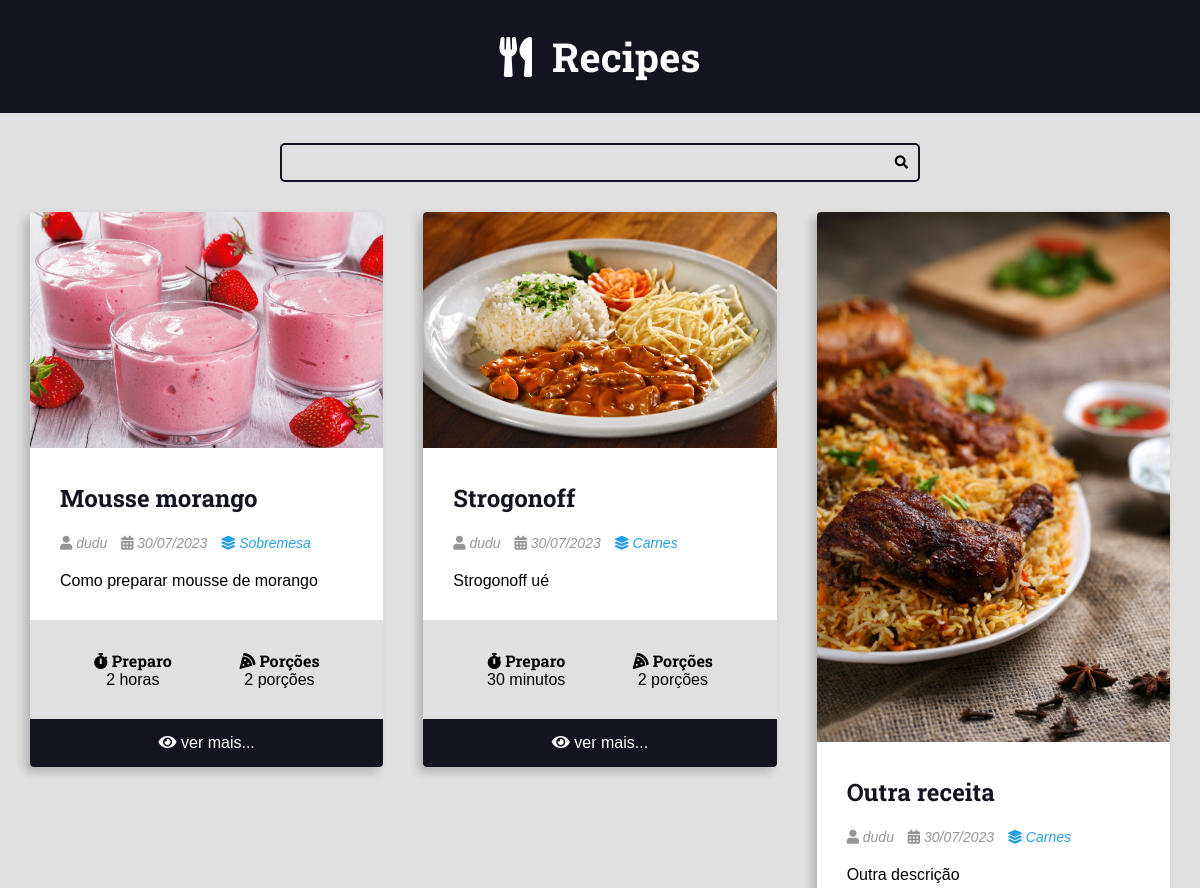
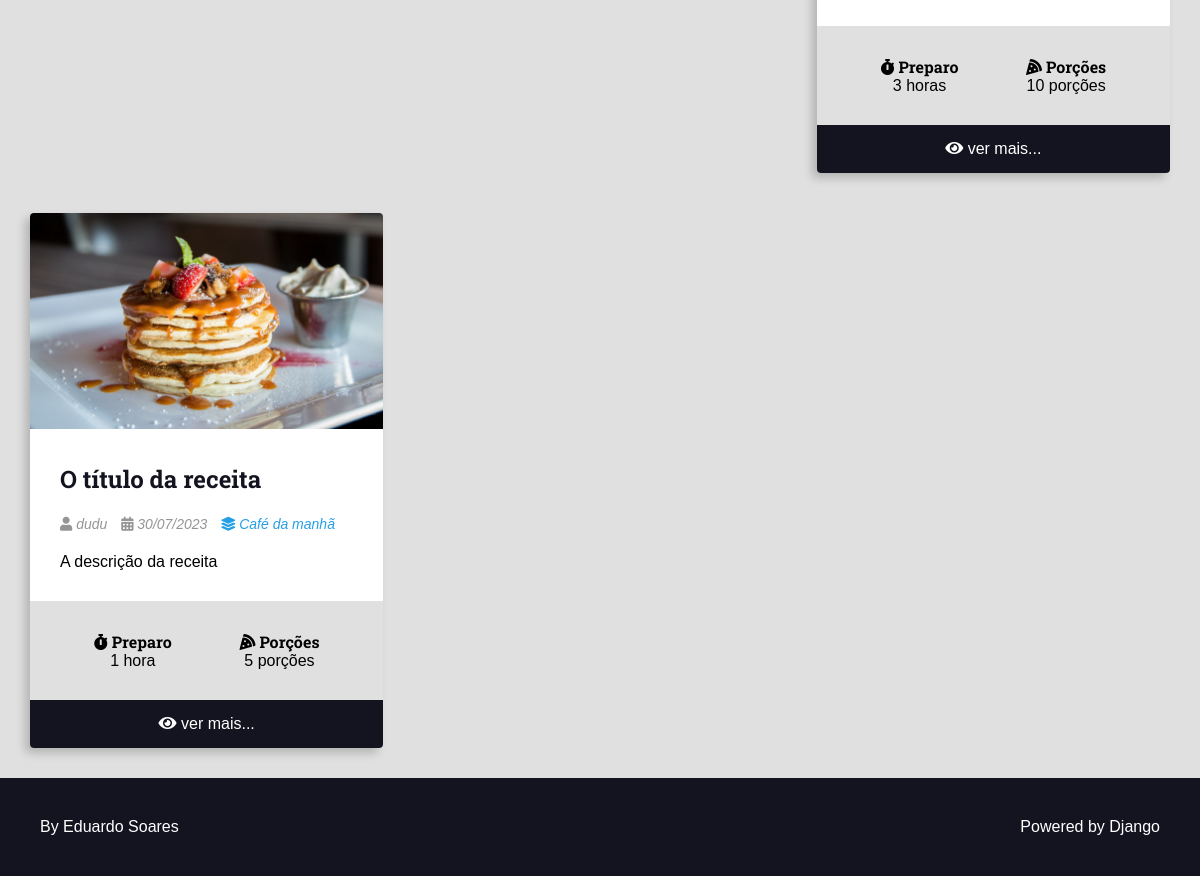
The page / on the database its author committed (2 pictures, top to bottom).
### recipes/models.py (models this page shows, shortened)
class Recipe(models.Model):
    title = models.CharField( max_length=65)
    description = models.CharField( max_length=165)
    slug = models.SlugField(unique=True)
    preparation_time = models.IntegerField()
    preparation_time_unit = models.CharField(max_length=65)
    servings = models.IntegerField()
    servings_unit = models.CharField(max_length=65)
    preparation_steps = models.TextField()
    preparation_steps_is_html = models.BooleanField(default=False)
    created_at = models.DateTimeField(auto_now_add=True)
    updated_at = models.DateTimeField(auto_now=True)
    is_published = models.BooleanField(default=False)
    cover = models.ImageField(upload_to='recipes/covers/%Y/%m/%d/', blank=True, default='') #permitir envio sem imagem
    category = models.ForeignKey(
        Category, on_delete=models.SET_NULL, null = True,
        blank=True, default=None,
    )
    author = models.ForeignKey(
        User, on_delete=models.SET_NULL, null = True
    )

class Category(models.Model):
    nome = models.CharField( max_length=65)

### recipes/views.py (the view)
# urls.py: 2. Add a URL to urlpatterns:  path('', views.home, name='home')
def home(request):
    recipes = Recipe.objects.filter(
        is_published = True
    ).order_by('-id')
    try:
        current_page = int(request.GET.get('page', 1))
    except ValueError:
        current_page = 1
    paginator = Paginator(recipes,2) #duas receitas por pagina
    page_obj = paginator.get_page(current_page)
    pagination_range = make_pagination_range(
        paginator.page_range,
        4,
        current_page
    )
    return render(request, 'recipes/pages/home.html', context={
        'recipes' : recipes,
    })

### recipes/templates/recipes/pages/home.html (shortened to what this page needs)
{% extends 'global/base.html' %}
{% block content %}
<div class="main-content main-content-list container">
    {% for recipe in recipes %}
        {% include 'recipes/partials/recipe.html' %}
    {% endfor %}
</div>
{% endblock content %}

### base_templates/global/base.html (shortened to what this page needs)
{% load static %}
<!DOCTYPE html>
<html lang="pt-BR">
<head>
    {%include 'global/partials/head.html'%}
</head>
<body>
    {% include 'global/partials/header.html' %}
    {% include 'global/partials/search.html' %}
    <main class="main-content-container">
        {% block content %}{% endblock content %}
    </main>
    {% include 'global/partials/footer.html' %}
</body>
</html>

### base_templates/global/partials/head.html (shortened to what this page needs)
<link rel="stylesheet" href="https://cdnjs.cloudflare.com/ajax/libs/font-awesome/5.15.4/css/all.min.css" />
<link rel="stylesheet" href="https://cdnjs.cloudflare.com/ajax/libs/font-awesome/5.15.4/css/brands.min.css" />
<link rel="stylesheet" href="https://cdnjs.cloudflare.com/ajax/libs/font-awesome/5.15.4/css/solid.min.css" />
{% load static %}
<link rel="stylesheet" href= "{% static 'global/css/styles.css' %}" >

### base_templates/global/partials/header.html
<header class="main-header-container">
    <div class="main-header container">
        <h1>
            <a href="{% url 'recipes:home' %}" class="main-logo">
                <i class="fas fa-utensils main-logo-icon"></i><span>Recipes</span>
            </a>
        </h1>
    </div>
</header>

### base_templates/global/partials/search.html
<div class="search-container">
    <div class="container">
        <form action="{% url 'recipes:search' %}" method="GET" class="search-form">
            <input type="search" class="search-input" name="q" value="{{search_term}}" required>
            <button type="submit" class="search-button"><i class="fas fa-search"></i></button>
        </form>
    </div>
</div>

### recipes/templates/recipes/partials/recipe.html (shortened to what this page needs)
<div class="recipe recipe-list-item">
    {% if recipe.cover %}
        <div class="recipe-cover">
            <img src="{{recipe.cover.url}}" alt="Temporário">
        </div>
    {% endif %}
    <div class="recipe-title-container">
        <h2 class="recipe-title">
            <a href="{% url 'recipes:recipe' recipe.id %}">
                {{ recipe.title }}
            </a>
        </h2>
    </div>
    <div class="recipe-author">
        {% if recipe.author is not None %}
            <span class="recipe-author-item">
                <i class="fas fa-user"></i>
                {% if recipe.author.first_name %}
                    {{ recipe.author.first_name}} {{ recipe.author.last_name}}
                {% else %}
                    {{ recipe.author.username}}
                {% endif %}
            </span>
        {% endif %}
        <span class="recipe-author-item">
            <i class="fas fa-calendar-alt"></i>
            {{recipe.created_at|date:"d/m/Y"}}
        </span>
        {% if recipe.category is not None %}
            <span class="recipe-author-item">
                <a href="{% url 'recipes:category' recipe.category.id %}">
                    <i class="fas fa-layer-group"></i>
                    <span> {{ recipe.category.nome }} </span>
                </a>
            </span>
        {% endif %}
    </div>
    <div class="recipe-content">
        <p>
            {{recipe.description}}
        </p>
    </div>
    <div class="recipe-meta-container">
        <div class="recipe-meta recipe-preparation">
            <h3 class="recipe-meta-title"><i class="fas fa-stopwatch"></i> Preparo</h3>
            <div class="recipe-meta-text">
                {{recipe.preparation_time}} {{recipe.preparation_time_unit}}
            </div>
        </div>
        <div class="recipe-meta recipe-servings">
            <h3 class="recipe-meta-title"><i class="fas fa-pizza-slice"></i> Porções</h3>
            <div class="recipe-meta-text">
                {{recipe.servings}} {{recipe.servings_unit}}
            </div>
        </div>
    </div>
    {% if is_detail_page is not True%}
        <footer class="recipe-footer">
            <a class="recipe-read-more button button-dark button-full-width" href=" {% url 'recipes:recipe' recipe.id %} ">
                <i class="fas fa-eye"></i>
                <span>ver mais...</span>
            </a>
        </footer>
    {% endif %}
</div>

### base_templates/global/partials/footer.html
<footer class="main-footer">
    <div class="developer">
      <a href="https://www.otaviomiranda.com.br/" target="_blank" rel="noreferrer noopener">By Eduardo Soares</a>
    </div>
    <div class="powered">
      <a href="https://www.djangoproject.com/" target="_blank" rel="noreferrer noopener">Powered by Django</a>
    </div>
</footer>

### base_static/global/css/styles.css (style rules this page uses)
:root { --color-primary: #269fe6; --color-primary-hover: #2086c2; --color-primary-dark: #13141f; --color-primary-dark-hover: #212336; --color-primary-light: #d4ecfa; --color-primary-light-hover: #bdd8e7; --color-white: #fff; --color-black: #000; --color-dark-text: #444; --color-info-light: #cce5ff; --color-debug-light: #cce5ff; --color-success-light: #d4edda; --color-alert-light: #fff3cd; --color-warning-light: #fff3cd; --color-error-light: #f8d7da; --color-info-dark: #4d86c4; --color-debug-dark: #4d86c4; --color-success-dark: #4a9c5d; --color-alert-dark: #927f40; --color-warning-dark: #927f40; --color-error-dark: #da525d; --color-gray-0: #f9f9f9; --color-gray-1: #e0e0e0; --color-gray-2: #c7c7c7; --color-gray-3: #aeaeae; --color-gray-4: #959595; --color-gray-5: #7d7d7d; --color-gray-6: #646464; --color-gray-7: #4b4b4b; --color-gray-8: #323232; --color-gray-9: #191919; --font-primary: sans-serif; --font-headings: 'Roboto Slab', serif; --spacing-gutter-medium: 3rem; --spacing-gutter-large: 4rem; }
* { margin: 0; padding: 0; box-sizing: border-box; }
html { font-size: 62.5%; }
body { font-size: 1.6rem; font-family: var(--font-primary); background: var(--color-gray-1); }
h1,h2,h3,h4,h5,h6 { font-family: var(--font-headings); }
.container { max-width: 144rem; display: block; margin: auto; padding: var(--spacing-gutter-medium) ; }
.main-header-container { background: var(--color-primary-dark); }
.main-logo { font-size: 4rem; color: var(--color-white); text-decoration: none; display: flex; justify-content: center; align-items: center; width: fit-content; margin: auto; }
.main-logo-icon { margin-right: 2rem; }
.search-form { border: 2px solid var(--color-primary-dark); border-radius: 5px; max-width: 64rem; margin: auto; position: relative; transition: all 300ms ease-in-out; }
.search-input,.search-button { border: none; background: none; outline: none; padding: 1rem; transition: all 300ms ease-in-out; }
.search-input { width: 100%; padding-right: 3rem; }
.search-button { position: absolute; top: 0; right: 0; }
.main-content { padding-top: 0; }
.main-content-list { display: grid; grid-template-columns: repeat(auto-fit, minmax(340px, 1fr)); gap: var(--spacing-gutter-large); }
.recipe { background: var(--color-white); box-shadow: -5px 5px 10px rgba(0, 0, 0, .2); transform: scale(1); transition: all 300ms ease-in-out; border-radius: .4rem; overflow: hidden; }
.recipe img { max-width: 100%; }
.recipe-list-item { max-width: 64rem; height: fit-content; }
.recipe-title-container { padding: var(--spacing-gutter-medium); padding-bottom: 2rem; }
.recipe-title-container a { text-decoration: none; color: var(--color-primary-dark); }
.recipe-author { padding: 0 var(--spacing-gutter-medium); }
.recipe-content { padding: var(--spacing-gutter-medium); padding-top: 2rem; }
.recipe-author-item { color: var(--color-gray-4); margin-right: 1rem; font-style: italic; font-size: 1.4rem; }
.recipe-author a { color: var(--color-primary); transition: all 300ms ease-in-out; text-decoration: none; }
.recipe-meta-container { display: flex; flex-flow: row wrap; padding: var(--spacing-gutter-medium); background: var(--color-gray-1); }
.recipe-meta { display: flex; flex-flow: column nowrap; flex-shrink: 1; flex-grow: 1; text-align: center; }
.recipe-meta-title { font-size: 1.6rem; }
.recipe-footer a { background: var(--color-primary-dark); display: block; color: var(--color-white); text-decoration: none; text-align: center; padding: 1.5rem var(--spacing-gutter-medium); transition: all 300ms ease-in-out; }
.main-footer { display: flex; align-items: center; justify-content: space-between; background: var(--color-primary-dark); color: var(--color-white); padding: var(--spacing-gutter-large); }
.main-footer a { color: var(--color-white); text-decoration: none; transition: all 300ms ease-in-out; }

### rows shown on the page
Recipe: cover (picture), title "Mousse morango", author.username "dudu", created_at "30/07/2023", category.nome "Sobremesa", description "Como preparar mousse de morango", preparation_time "2", preparation_time_unit "horas", servings "2", servings_unit "porções"
Recipe: cover (picture), title "Strogonoff", author.username "dudu", created_at "30/07/2023", category.nome "Carnes", description "Strogonoff ué", preparation_time "30", preparation_time_unit "minutos", servings "2", servings_unit "porções"
Recipe: cover (picture), title "Outra receita", author.username "dudu", created_at "30/07/2023", category.nome "Carnes", description "Outra descrição", preparation_time "3", preparation_time_unit "horas", servings "10", servings_unit "porções"
Recipe: cover (picture), title "O título da receita", author.username "dudu", created_at "30/07/2023", category.nome "Café da manhã", description "A descrição da receita", preparation_time "1", preparation_time_unit "hora", servings "5", servings_unit "porções"
